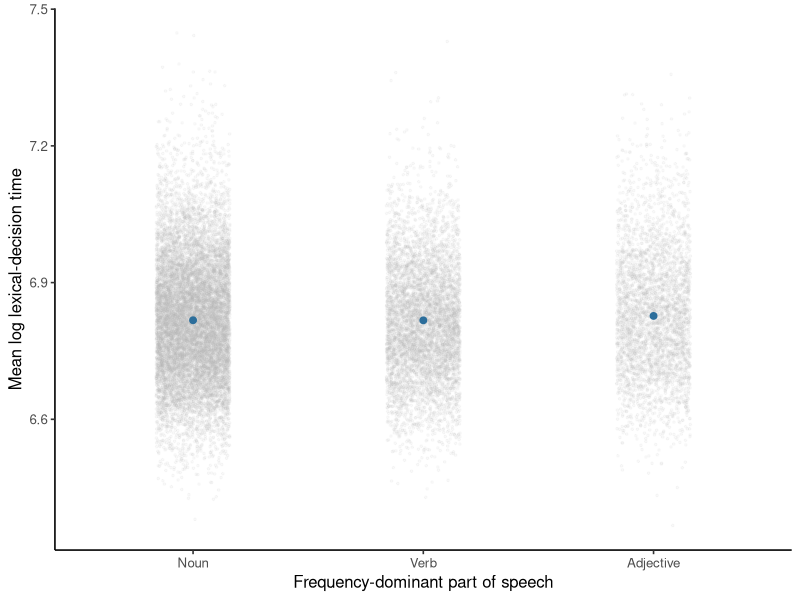

R code for this plot:
## ---- chunk 1
#| label: compare-mald-treatment-and-sum-coding
mald <- read.csv("data/mald/mald-items.csv", stringsAsFactors = FALSE)
mald$log_frequency_c <-
  mald$log_frequency_subtlex - mean(mald$log_frequency_subtlex)
mald$log_duration_c <- mald$log_duration - mean(mald$log_duration)
mald$n_phones_c <- mald$n_phones - mean(mald$n_phones)
major_pos <- subset(
  mald,
  part_of_speech %in% c("Noun", "Verb", "Adjective")
)

treatment_data <- major_pos
treatment_data$part_of_speech <- factor(
  treatment_data$part_of_speech,
  levels = c("Noun", "Verb", "Adjective")
)
contrasts(treatment_data$part_of_speech) <- contr.treatment(3)

sum_data <- major_pos
sum_data$part_of_speech <- factor(
  sum_data$part_of_speech,
  levels = c("Noun", "Verb", "Adjective")
)
contrasts(sum_data$part_of_speech) <- contr.sum(3)

formula <- mean_log_rt ~ part_of_speech + log_frequency_c +
  log_duration_c + n_phones_c
fit_treatment <- lm(formula, data = treatment_data)
fit_sum <- lm(formula, data = sum_data)
maximum_fit_difference <- max(abs(
  fitted(fit_treatment) - fitted(fit_sum)
))

stopifnot(maximum_fit_difference < 1e-10)

contrasts(sum_data$part_of_speech)
rbind(treatment = coef(fit_treatment), sum = coef(fit_sum))
## ---- chunk 2
#| label: plot-mald-sum-coding-means
#| fig-cap: "Observed MALD item summaries and fitted category means. Recoding changes coefficients, not these fitted means."
library(ggplot2)

prediction_data <- data.frame(
  part_of_speech = factor(
    levels(treatment_data$part_of_speech),
    levels = levels(treatment_data$part_of_speech)
  ),
  log_frequency_c = 0,
  log_duration_c = 0,
  n_phones_c = 0
)
prediction_data$fit <- predict(fit_treatment, newdata = prediction_data)
prediction_data$observed_items <- as.integer(
  table(treatment_data$part_of_speech)[as.character(prediction_data$part_of_speech)]
)

prediction_data[, c("part_of_speech", "observed_items", "fit")]

point_opacity <- 0.08
ggplot(treatment_data, aes(part_of_speech, mean_log_rt)) +
  geom_jitter(color = "grey70", alpha = point_opacity, width = 0.16, height = 0, size = 0.6) +
  geom_point(data = prediction_data, aes(y = fit), color = "#2C6E9B", size = 2) +
  labs(
    x = "Frequency-dominant part of speech",
    y = "Mean log lexical-decision time"
  ) +
  theme_classic(base_size = 12)
